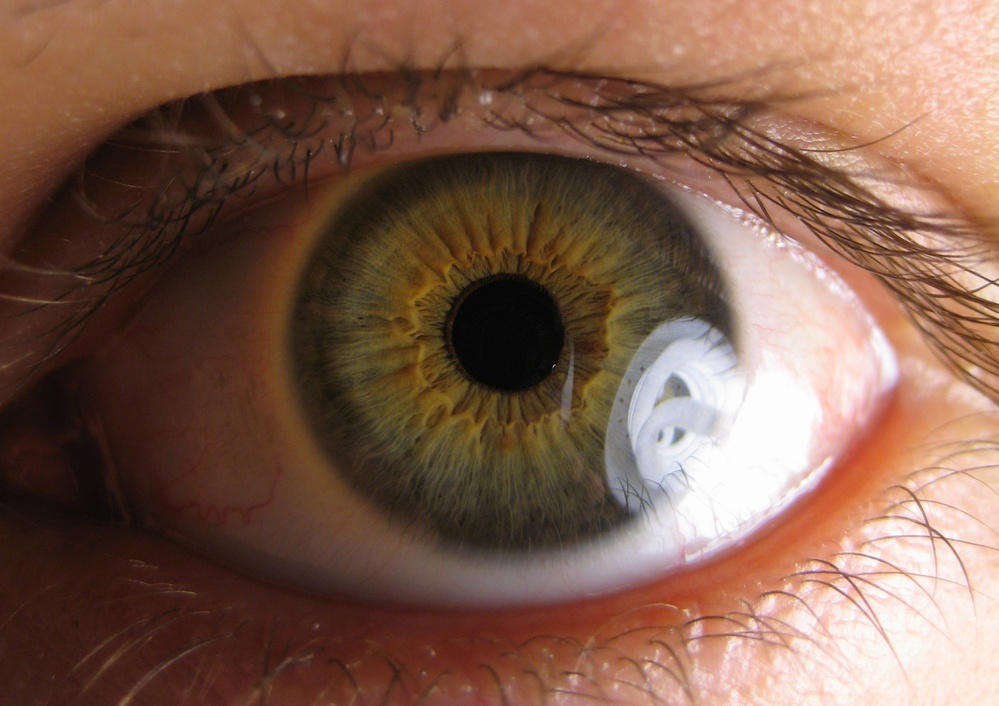
#> input picture pupil2.jpg, 999 x 706 px, shrunk from 2304 x 1629 before the run
$ python 'hough circle trans.py'
#> lines starting #> are read from the running program, lines starting #| are printed output that depends on the picture; after the words box and inside, x2 and y2 are one past the last pixel; in counts of white or black regions, pixels touching at a corner belong together
import sys
import cv2 as cv
import numpy as np


def main(argv):
    default_file = 'pupil2.jpg'
    filename = argv[0] if len(argv) > 0 else default_file
    # Loads an image
    src = cv.imread(filename, cv.IMREAD_COLOR)
#> src is the input picture: shape (706, 999, 3); mean B, G, R 78, 94.3, 127.6
    # Check if image is loaded fine
    if src is None:
        print('Error opening image!')
        print('Usage: hough_circle.py [image_name -- default ' + default_file + '] \n')
        return -1

    gray = cv.cvtColor(src, cv.COLOR_BGR2GRAY)
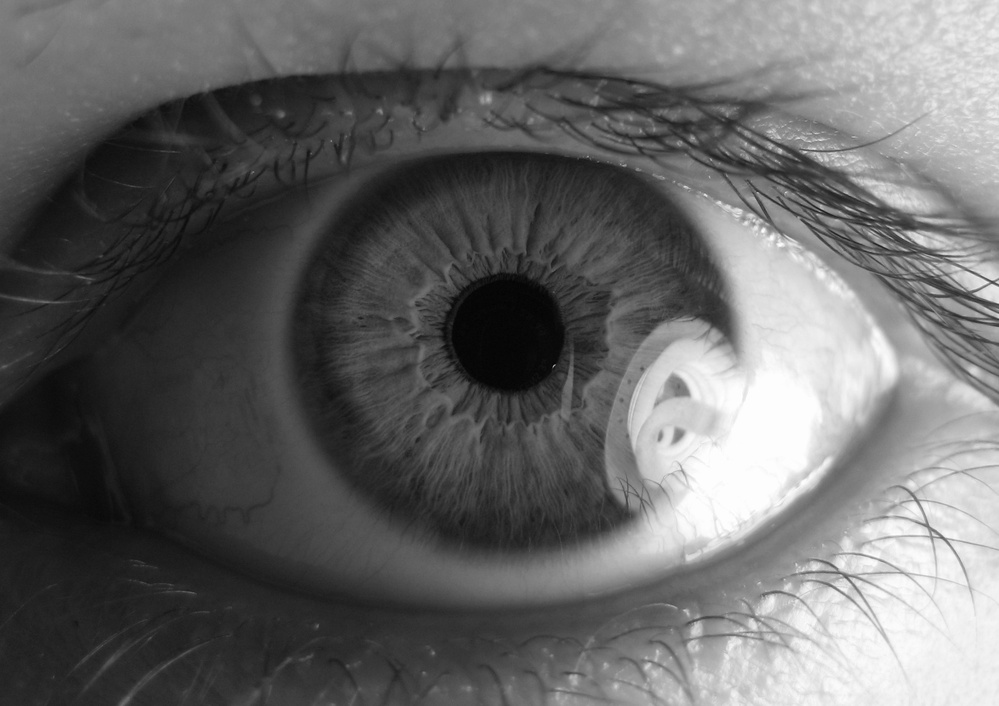
#> gray: shape (706, 999); min 3, max 255, mean 102.4

    gray = cv.medianBlur(gray, 5)

    rows = gray.shape[0]
#> rows = 706
    circles = cv.HoughCircles(gray, cv.HOUGH_GRADIENT, 1, rows / 8,
                              param1=100, param2=30,
                              minRadius=1, maxRadius=30)
#> circles = None

    if circles is not None:
        circles = np.uint16(np.around(circles))
        for i in circles[0, :]:
            center = (i[0], i[1])
            # circle center
            cv.circle(src, center, 1, (0, 100, 100), 3)
            # circle outline
            radius = i[2]
            cv.circle(src, center, radius, (255, 0, 255), 3)

    cv.imshow("detected circles", src)
    cv.waitKey(0)

    return 0


if __name__ == "__main__":
    main(sys.argv[1:])

$ run again, with ball.jpg copied over pupil2.jpg
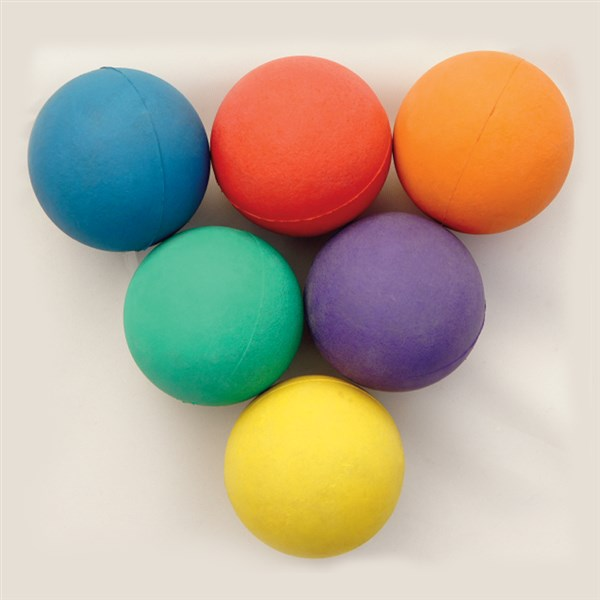
#> input picture ball.jpg, 600 x 600 px
#> in main, src is the input picture: shape (600, 600, 3); mean B, G, R 155.5, 175.8, 188.3
#> in main, `gray = cv.cvtColor(src, cv.COLOR_BGR2GRAY)`:
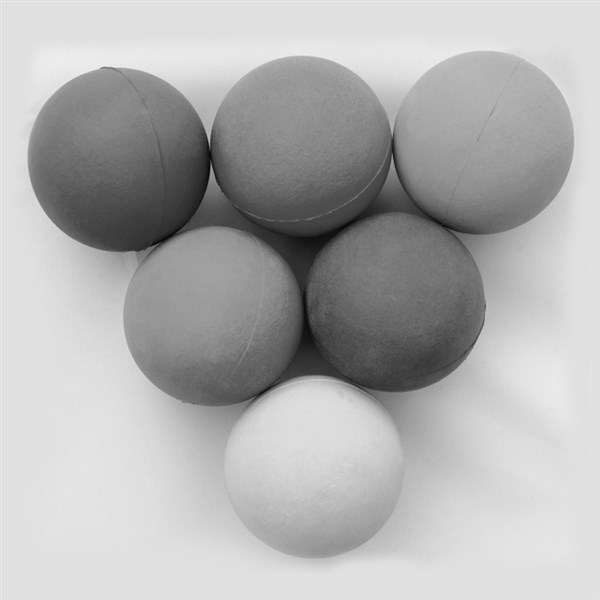
#> gray: shape (600, 600); min 1, max 244, mean 177.2
#> circles = None

$ run again, with face.jpg copied over pupil2.jpg
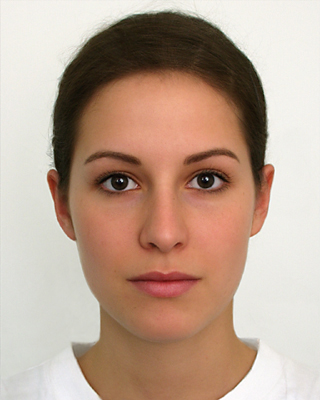
#> input picture face.jpg, 320 x 400 px
#> in main, src is the input picture: shape (400, 320, 3); mean B, G, R 145.2, 162, 187.2
#> in main, `gray = cv.cvtColor(src, cv.COLOR_BGR2GRAY)`:
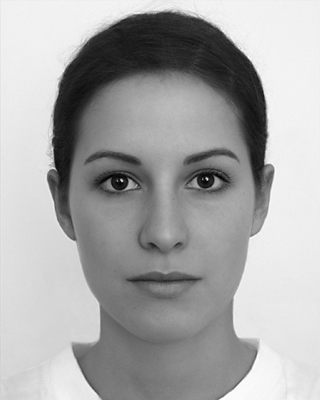
#> gray: shape (400, 320); min 0, max 255, mean 167.6
#> circles = None

$ run again, with oko.jpg copied over pupil2.jpg
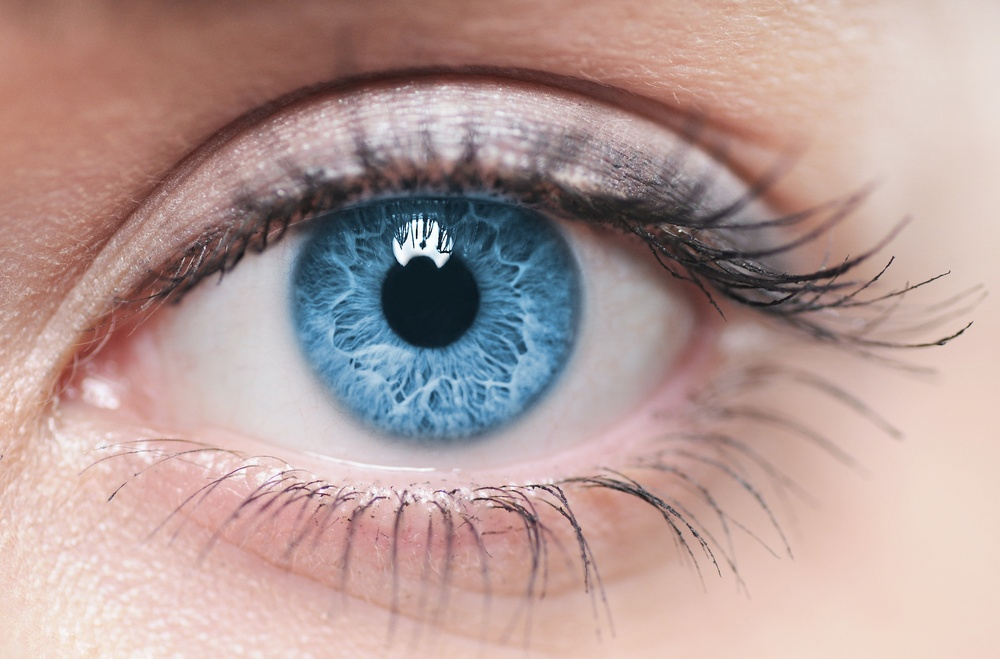
#> input picture oko.jpg, 1000 x 659 px, shrunk from 1920 x 1265 before the run
#> in main, src is the input picture: shape (659, 1000, 3); mean B, G, R 152, 155.6, 180.2
#> in main, `gray = cv.cvtColor(src, cv.COLOR_BGR2GRAY)`:
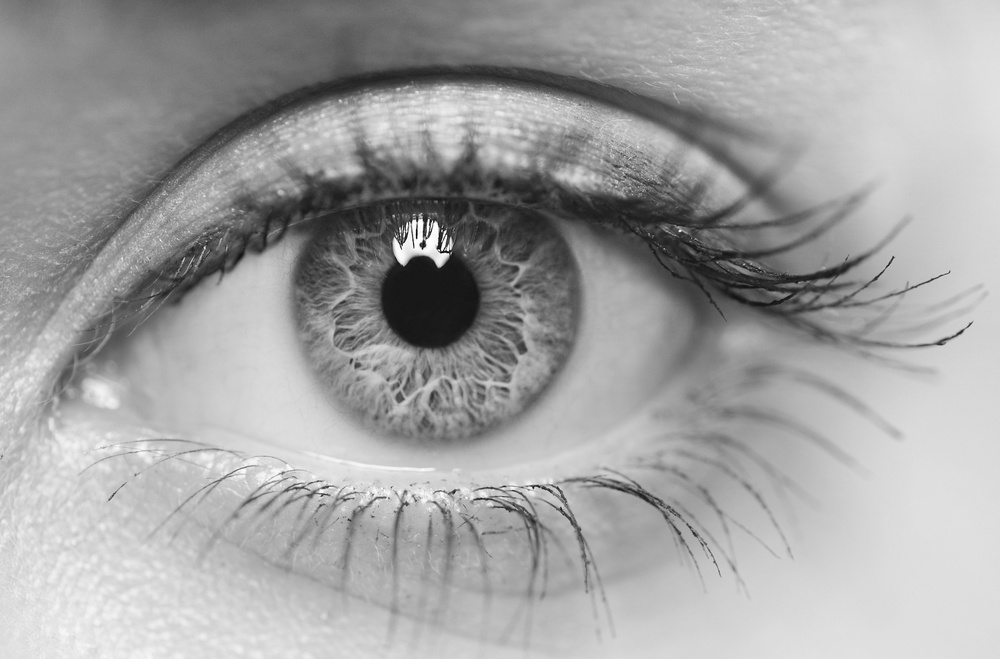
#> gray: shape (659, 1000); min 5, max 255, mean 162.6
#> in main, `circles = cv.HoughCircles(gray, cv.HOUGH_GRADIENT, 1, rows / 8, param1..`: circles = [[351.5, 327.5, 16.9]]
#> in main, `circles = np.uint16(np.around(circles))`: circles = [[352, 328, 17]]
#> the loop in main, `for i in circles[0, :]:` made 1 pass
#> after the loop in main, `for i in circles[0, :]:`:
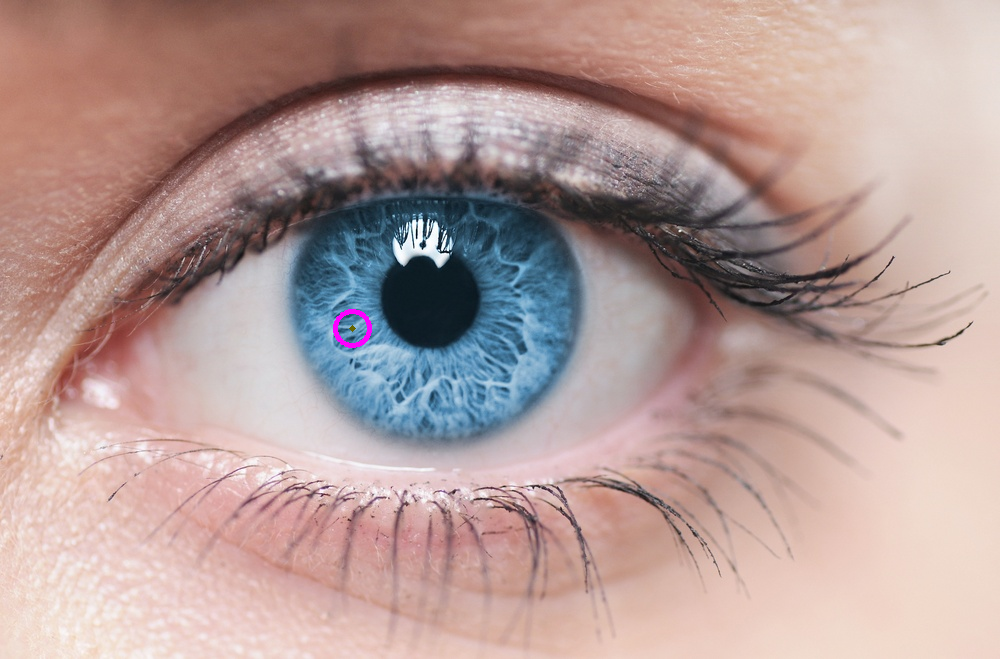
#> src: shape (659, 1000, 3); 0.08% of pixels changed, all inside (x1, y1, x2, y2) = (333, 309, 372, 348)
